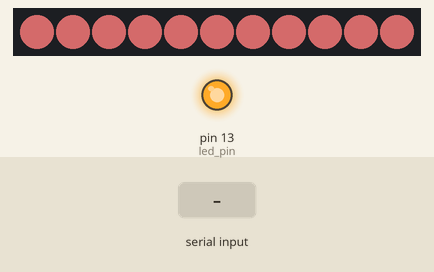
A sketch run on a simulated Arduino Uno, built with avr-gcc and run on an emulated ATmega328P. Shown: 11 RGB LEDs in strip order, left to right, output pins drawn as LEDs (lit = HIGH). The inputs (shaded band) are chosen by the test bench. Dim RGB values are drawn brighter than linear; what the sketch prints to the serial monitor is not drawn.

Above: at 0.5 s.
2.0 s: "R" received over the second serial link
At 2.26 s:
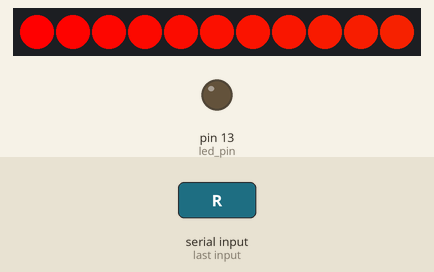
At 3.54 s:
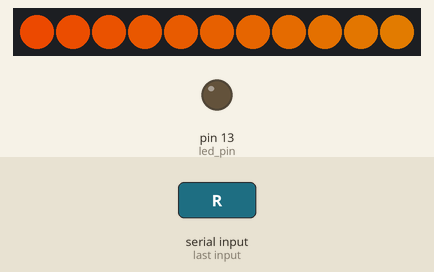
Timing chart, 0 to 5.0 s (numbered marks = the images above; inputs shaded):
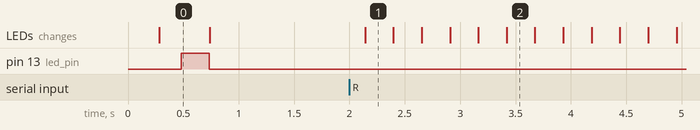

The sketch:

SoftSerial_Neo3.ino
```cpp
// (licence header left out)
//#include <VirtualWire.h>
#include <Adafruit_NeoPixel.h>
#ifdef __AVR__
  #include <avr/power.h>
#endif

#define PIN 3
Adafruit_NeoPixel strip = Adafruit_NeoPixel(11, PIN, NEO_GRB + NEO_KHZ800);


#include <SoftwareSerial.h>

SoftwareSerial mySerial(10, 11); // RX, TX


const int led_pin = 13;
//const int receive_pin = 2;
//const int analog_pin = 2; //PB4
const int unit_id = 0; // for odd/even reference, etc.

int sensorValue=0;
int bpm = 0;


void setup()
{
  // This is for Trinket 5V 16MHz, you can remove these three lines if you are not using a Trinket
  #if defined (__AVR_ATtiny85__)
    if (F_CPU == 16000000) clock_prescale_set(clock_div_1);
  #endif
  // End of trinket special code
  //pinMode(analog_pin , INPUT);
  strip.begin();
  strip.show(); // Initialize all pixels to 'off'

  colorWipe(strip.Color(128, 64, 64), 25); // Red

    delay(200);

pinMode(led_pin,OUTPUT);
digitalWrite(led_pin, HIGH); // Flash a light to show received good message

        delay(250);
        digitalWrite(led_pin, LOW);

colorWipe(strip.Color(0, 0, 0), 0); // blank
    // Initialise the IO and ISR
//    vw_set_rx_pin(receive_pin);
 //   vw_setup(2000);	 // Bits per sec

   // vw_rx_start();       // Start the receiver PLL running

Serial.begin(9600);
Serial.write("started!");
mySerial.begin(9600);
    //pinMode(led_pin, OUTPUT);
}


// Fill the dots one after the other with a color
void colorWipe(uint32_t c, uint8_t wait) {
  for(uint16_t i=0; i<strip.numPixels(); i++) {
    strip.setPixelColor(i, c);
    strip.show();
    delay(wait);
  }
}

// Fill all pixels, fading in and out
void colorFadeInOut(uint8_t r0, uint8_t g0, uint8_t b0, uint8_t wait) {
  int num_steps = 16;
  if (wait < num_steps) wait = num_steps; // make sure the delay is not 0
  uint8_t r=0, g=0, b=0;
  float dr = (float)r0 / num_steps;
  float dg = (float)g0 / num_steps;
  float db = (float)b0 / num_steps;
  for (int step = 0; step < 2*num_steps; step++, r+=dr, g+=dg, b+=db) {
    for(uint16_t i=0; i<strip.numPixels(); i++) {
      strip.setPixelColor(i, strip.Color((uint8_t)r, (uint8_t)g, (uint8_t)b));
    }
    strip.show();
    delay(wait/num_steps);
    if (step == num_steps) {
      dr = -dr;
      dg = -dg;
      db = -db;
    }
  }
}

// Fill all pixels, fading in
void colorFadeIn(uint8_t r0, uint8_t g0, uint8_t b0, uint8_t wait) {
  int num_steps = 16;
  if (wait < num_steps) wait = num_steps; // make sure the delay is not 0
  uint8_t r=0, g=0, b=0;
  float dr = (float)r0 / num_steps;
  float dg = (float)g0 / num_steps;
  float db = (float)b0 / num_steps;
  for (int step = 0; step < num_steps; step++, r+=dr, g+=dg, b+=db) {
    for(uint16_t i=0; i<strip.numPixels(); i++) {
      strip.setPixelColor(i, strip.Color((uint8_t)r, (uint8_t)g, (uint8_t)b));
    }
    strip.show();
    delay(wait/num_steps);
  }
  // make sure it's on
  colorWipe(strip.Color((uint8_t)r0, (uint8_t)g0, (uint8_t)b0), 0);
}
/*
// Fill all pixels, fading in and out
void colorFadeOut(uint8_t r0, uint8_t g0, uint8_t b0, uint8_t wait) {
  int num_steps = 16;
  if (wait < num_steps) wait = num_steps; // make sure the delay is not 0
  uint8_t r=r0, g=g0, b=b0;
  float dr = (float)r0 / num_steps;
  float dg = (float)g0 / num_steps;
  float db = (float)b0 / num_steps;
  for (int step = 0; step < num_steps; step++, r-=dr, g-=dg, b-=db) {
    for(uint16_t i=0; i<strip.numPixels(); i++) {
      strip.setPixelColor(i, strip.Color((uint8_t)r, (uint8_t)g, (uint8_t)b));
    }
    strip.show();
    delay(wait/num_steps);
  }
  // make sure it's off
  colorWipe(strip.Color(0,0,0), 0);
}*/

void loop() {
  /*
  sensorValue = analogRead(analog_pin );
  if(sensorValue > 10) {
    digitalWrite(led_pin, HIGH); // Flash a light to show received good message
  }
  else {
    digitalWrite(led_pin, LOW); // Flash a light to show received good message
  }*/
  //uint8_t buf[VW_MAX_MESSAGE_LEN];
 // uint8_t buflen = VW_MAX_MESSAGE_LEN;


  uint8_t buf[256];
  uint8_t buflen = 7;
  int i=0;
  bool endofline = false;
  //if (vw_get_message(buf, &buflen)) { // Non-blocking
  if (mySerial.available()) {
  //if (vw_get_message(buf, &buflen)) { // Non-blocking

    for (i=0;i<buflen && !endofline;i++){
      buf[i] = mySerial.read();
      Serial.write(buf[i]);
      delay(20);
      if (buf[i] == '/n'){
        endofline = true;
      }
      if (buf[i] == -1) {
        i--;
      }
      /*while (!mySerial.available()) {
        digitalWrite(led_pin, HIGH); // Flash a light to show received good message
        delay(2);
        digitalWrite(led_pin, LOW);
      }*/

    }
    uint8_t msg_id = buf[0];
    switch (msg_id) {
      case 'C': // 67 // turn color constant 'on'
        colorWipe(strip.Color(buf[1], buf[2], buf[3]), 0);
        break;
      case 'c': // 99 // fade color in and out
        colorFadeInOut(buf[1], buf[2], buf[3], buf[4]);
        break;
      case 'B': // 66 // set bpm
        bpm = buf[1];
        break;
      case 'R': // 82 // call rainbow
        // rainbow starts and ends in red, so fade in and out to make it smoother
        //colorFadeIn(255,0,0,5);
        rainbow(buf[1]);
        //colorFadeOut(255,0,0,5);
        break;
    }
  }
}

void rainbow(uint8_t wait) {
  uint16_t i, j;
  int num_steps = 64; //original is 256, but it takes too long
  int step = 256 / num_steps;

  for(j=0; j<256; j+=step) {
    for(i=0; i<strip.numPixels(); i++) {
      strip.setPixelColor(i, Wheel((i+j) & 255));
    }
    strip.show();
    delay(wait);
  }
}

// Slightly different, this makes the rainbow equally distributed throughout
void rainbowCycle(uint8_t wait) {
  uint16_t i, j;

  for(j=0; j<256*5; j++) { // 5 cycles of all colors on wheel
    for(i=0; i< strip.numPixels(); i++) {
      strip.setPixelColor(i, Wheel(((i * 256 / strip.numPixels()) + j) & 255));
    }
    strip.show();
    delay(wait);
  }
}

// Input a value 0 to 255 to get a color value.
// The colours are a transition r - g - b - back to r.
uint32_t Wheel(byte WheelPos) {
  WheelPos = 255 - WheelPos;
  if(WheelPos < 85) {
   return strip.Color(255 - WheelPos * 3, 0, WheelPos * 3);
  } else if(WheelPos < 170) {
    WheelPos -= 85;
   return strip.Color(0, WheelPos * 3, 255 - WheelPos * 3);
  } else {
   WheelPos -= 170;
   return strip.Color(WheelPos * 3, 255 - WheelPos * 3, 0);
  }
}
```

Measured:
- after the input at 2.0 s, the LEDs: change after 0.14 s (image 1)
- what the display in image 0 shows lasts 0.4 s, from 0.3 s to 0.7 s
